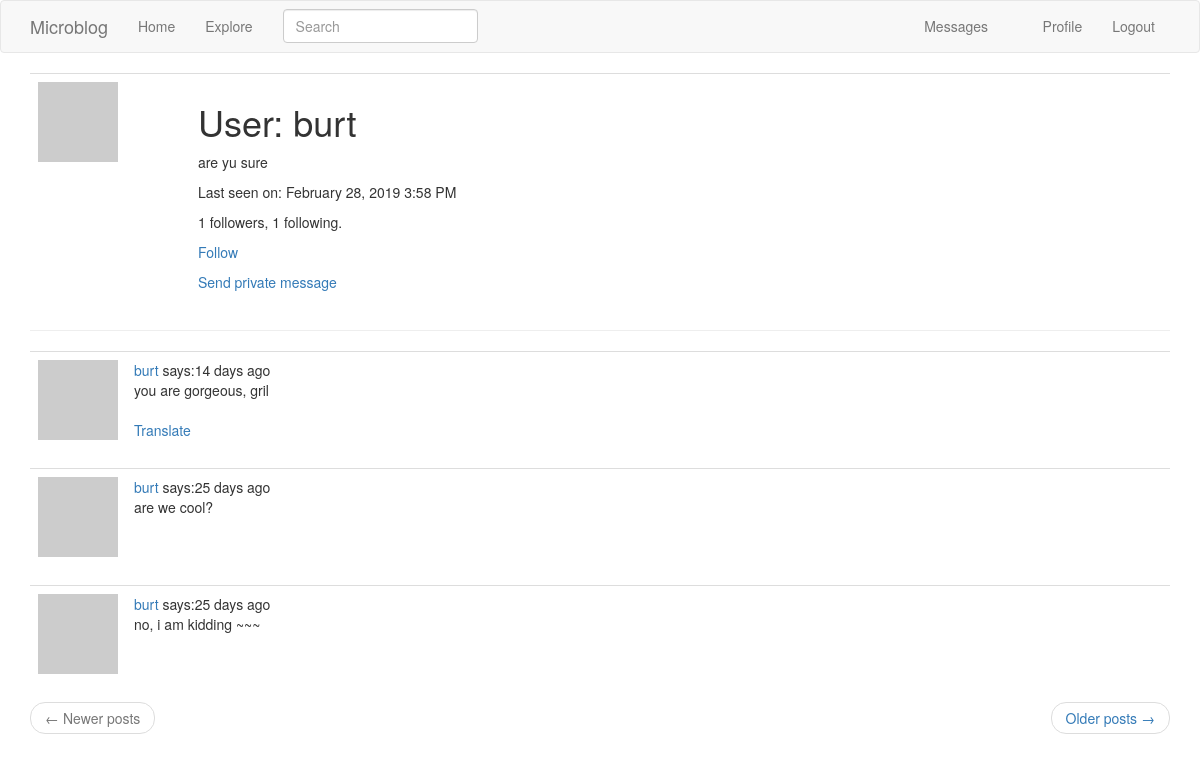
The page /user/burt (signed in) on the database its author committed.
### app/models.py (models this page shows, shortened)
class User(UserMixin, db.Model):
    id = db.Column(db.Integer, autoincrement=True, primary_key=True)
    username = db.Column(db.String(64), index=True, unique=True)
    email = db.Column(db.String(120), index=True, unique=True)
    password_hash = db.Column(db.String(128))
    about_me = db.Column(db.String(140))
    last_seen = db.Column(db.DateTime, default=datetime.utcnow)
    posts = db.relationship('Post', backref='author', lazy='dynamic')
    followed = db.relationship('User',
                               secondary=followers,
                               primaryjoin=(followers.c.follower_id == id),
                               secondaryjoin=(followers.c.followed_id == id),
                               backref=db.backref('followers', lazy='dynamic'),
                               lazy='dynamic')
    messages_sent = db.relationship('Message',
                                    backref='author',
                                    foreign_keys='Message.sender_id',
                                    lazy='dynamic')
    messages_received = db.relationship('Message',
                                        backref='recipient',
                                        foreign_keys='Message.recipient_id',
                                        lazy='dynamic')
    notifications = db.relationship('Notification',
                                    backref='user',
                                    lazy='dynamic')
    tasks = db.relationship('Task', backref='user', lazy='dynamic')
    last_message_read_time = db.Column(db.DateTime)
    def new_messages(self):
        last_read_time = self.last_message_read_time or datetime(1900, 1, 1)
        return Message.query.filter_by(recipient=self).filter(Message.timestamp > last_read_time).count()
    def avatar(self, size):
        digest = md5(self.email.lower().encode('utf-8')).hexdigest()
        return 'https://www.gravatar.com/avatar/{}?d=monsterid&s={}'.format(digest, size)
    def is_following(self, user):
        return self.followed.filter(followers.c.followed_id == user.id).count() > 0

class SearchableMixin(object):
    @classmethod
    def before_commit(cls, session):
        session._changes = {
            'add': list(session.new),
            'update': list(session.dirty),
            'delete': list(session.deleted)
        }
    @classmethod
    def after_commit(cls, session):
        for obj in session._changes['add']:
            if isinstance(obj, SearchableMixin):
                add_to_index(obj.__tablename__, obj)
        for obj in session._changes['update']:
            if isinstance(obj, SearchableMixin):
                add_to_index(obj.__tablename__, obj)
        for obj in session._changes['delete']:
            if isinstance(obj, SearchableMixin):
                remove_from_index(obj.__tablename__, obj)
        session._changes = None

class Post(SearchableMixin, db.Model):
    id = db.Column(db.Integer, autoincrement=True, primary_key=True)
    body = db.Column(db.String(140))
    timestamp = db.Column(db.DateTime, index=True, default=datetime.utcnow)
    user_id = db.Column(db.Integer, db.ForeignKey('user.id'))
    language = db.Column(db.String(5))
    __searchable__ = ['body']

### app/main/routes.py (the view)
@bp.route('/user/<username>', methods=['GET'])
@login_required
def user(username):
    page = request.args.get('page', default=1, type=int)
    user = User.query.filter_by(username=username).first_or_404()
    posts = (user.posts
             .order_by(Post.timestamp.desc())
             .paginate(page, current_app.config['POSTS_PER_PAGE'], False))
    next_url = url_for('main.user', username=user.username, page=posts.next_num) if posts.has_next else None
    prev_url = url_for('main.user', username=user.username, page=posts.prev_num) if posts.has_prev else None
    return render_template('user.html', title='User', user=user,
                           posts=posts.items, next_url=next_url, prev_url=prev_url)

### app/main/forms.py
class SearchForm(FlaskForm):
    q = StringField('Search', validators=[DataRequired()])
    def __init__(self, *args, **kwargs):
        if 'formdata' not in kwargs:
            kwargs['formdata'] = request.args
        if 'csrf_enabled' not in kwargs:
            kwargs['csrf_enabled'] = False
        super(SearchForm, self).__init__(*args, **kwargs)

### app/main/routes.py (called while the page is built)
@bp.before_app_request
def before_request():
    if current_user.is_authenticated:
        current_user.last_seen = datetime.utcnow()
        db.session.commit()
        g.search_form = SearchForm()

### app/models.py (called while the page is built)
@login.user_loader
def load_user(uid):
    return User.query.get(int(uid))

### app/templates/user.html
{% extends "base.html" %}
{% import 'bootstrap/wtf.html' as wtf %}
{% block app_content %}
<table class="table table-hover">
    <tr>
        <td width="160px"><img src="{{ user.avatar(160) }}"></td>
        <td>
            <h1>User: {{ user.username }}</h1>
            {% if user.about_me %}<p>{{ user.about_me }}</p>{% endif %}
            {% if user.last_seen %}<p>Last seen on: {{ moment(user.last_seen).format('LLL') }}</p>{% endif %}
            <p>{{ user.followers.count() }} followers, {{ user.followed.count() }} following.</p>
            {% if user==current_user %}
                <a href="{{ url_for('main.edit_profile') }}">edit profile</a>
                {% if not current_user.get_task_in_progress('export_posts') %}
                <p>
                    <a href="{{ url_for('main.export_posts') }}">Export your posts</a>
                </p>
                {% endif %}
            {% elif current_user.is_following(user) %}
            <p>
                <a href="{{ url_for('main.unfollow', username=user.username) }}">
                    UnFollow
                </a>
            </p>
            {% else %}
            <p>
                <a href="{{ url_for('main.follow', username=user.username) }}">
                    Follow
                </a>
            </p>
            {% endif %}
            {% if user != current_user %}
            <p>
                <a href="{{ url_for('main.sent_message', recipient_name=user.username) }}">
                    Send private message
                </a>
            </p>
            {% endif %}
        </td>
    </tr>
</table>
<hr>
{% for post in posts %}
{% include "_post.html" %}
{% endfor %}
<nav aria-label="...">
        <ul class="pager">
            <li class="previous{% if not prev_url %} disabled{% endif %}">
                <a href="{{ prev_url or '#' }}">
                    <span aria-hidden="true">&larr;</span> Newer posts
                </a>
            </li>
            <li class="next{% if not next_url %} disabled{% endif %}">
                <a href="{{ next_url or '#' }}">
                    Older posts <span aria-hidden="true">&rarr;</span>
                </a>
            </li>
        </ul>
</nav>
{% endblock %}

### app/templates/base.html (shortened to what this page needs)
{% extends 'bootstrap/base.html' %}
{% block navbar %}
<nav class="navbar navbar-default">
    <div class="container">
        <div class="navbar-header">
            <a class="navbar-brand" href="{{ url_for('main.index') }}">Microblog</a>
        </div>
        <div class="collapse navbar-collapse" id="bs-example-navbar-collapse-1">
            <ul class="nav navbar-nav">
                <li><a href="{{ url_for('main.index') }}">Home</a></li>
                <li><a href="{{ url_for('main.explore') }}">Explore</a></li>
            </ul>
            {% if g.search_form %}
            <form class="navbar-form navbar-left" action="{{ url_for('main.search') }}"
                  method="get">
                <div class="form-group">
                    {{ g.search_form.q(size=20, class='form-control', placeholder=g.search_form.q.label.text) }}
                </div>
            </form>
            {% endif %}
            <ul class="nav navbar-nav navbar-right">
                {% if current_user.is_anonymous %}
                <li><a href="{{ url_for('auth.login') }}">Login</a></li>
                {% else %}
                <li><a href="{{ url_for('main.messages') }}">
                    Messages
                    {% set new_messages = current_user.new_messages() %}
                </a>
                </li>
                <li><a href="{{ url_for('main.user', username=current_user.username) }}">Profile</a></li>
                <li><a href="{{ url_for('auth.logout') }}">Logout</a></li>
                {% endif %}
            </ul>
        </div>
    </div>
</nav>
{% endblock %}
{% block content %}
<div class="container">
    {% block app_content %}{% endblock %}
</div>
{% endblock %}

### app/templates/_post.html
<table class="table table-hover">
    <tr>
        <td width="70px">
            <a href="{{ url_for('main.user', username=post.author.username) }}">
                <img src="{{ post.author.avatar(70) }}" alt="">
            </a>
        </td>
        <td>
            <a href="{{ url_for('main.user', username=post.author.username) }}">
                {{ post.author.username }}
            </a>
            says:{{ moment(post.timestamp).fromNow() }}
            <br>
                <span id="post{{ post.id }}">{{ post.body }}</span>
            {% if post.language and post.language != g.locale %}
            <br><br>
            <span id="translation{{ post.id }}">
                <a href="javascript:translate(
                            '#post{{ post.id }}',
                            '#translation{{ post.id }}',
                            '{{ post.language }}',
                            '{{ g.locale }}'
                            )">Translate</a>
            </span>
            {% endif %}
        </td>
    </tr>
</table>

### rows shown on the page
User: username "burt", about_me "are yu sure", last_seen "February 28, 2019 3:58 PM"
Post: author.username "burt", timestamp "14 days ago", body "you are gorgeous, gril"
Post: author.username "burt", timestamp "25 days ago", body "are we cool?"
Post: author.username "burt", timestamp "25 days ago", body "no, i am kidding ~~~"

### other values the page prints
{{ user.followers.count() }} "1"
{{ user.followed.count() }} "1"
